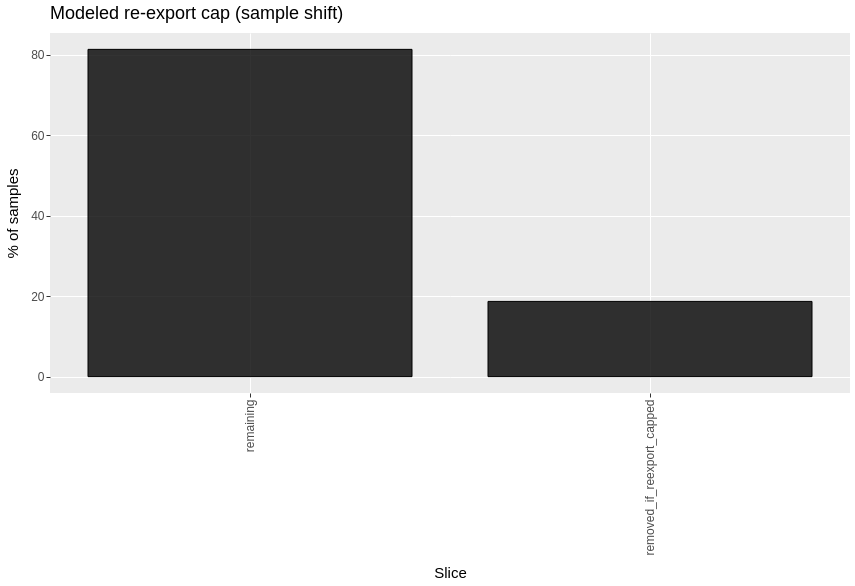

Here is the notebook cell this chart was saved with:
### Markdown cell above
## 4. One fix the numbers justify

**Bucket bars sum to 100%.** Each unique stack is assigned exactly one label (priority: Python re-export → parse → buckets → other extract → spawn/IO → other). This is the chart to compare magnitudes without double-counting.

| Rank | What the SVG/leaf says | What the SQL says | Action |
|---|---|---|---|
| 1 | Hottest leaf `ts_parser_parse` (9%) | Disjoint parse bucket 31%, but it sits *inside* extract; re-export is a separate **18.7%** bucket | **Cap/cache Python `module_file_matches_suffix` / re-export candidate walk** |
| 2 | `buckets_from_facts` exclusive 2.9% | Disjoint bucket D 6.5% | Re-profile after #1 |
| — | Parse looks huge on the flamegraph | It is the C sit-point of extract, not an independent product bug | Do not start here |

The modeled fix (next chart) drops stacks in the re-export walk: **18.7% removed, 81.3% remaining**. That is a SQL counterfactual, not a patch.

### Code cell
SELECT slice, samples, pct
FROM read_parquet('../../../build/perf-demo/fix.parquet')
ORDER BY samples DESC;

### Figure 1 — Vega-Lite specification as saved in the notebook (floating-point values rounded to 4 significant figures)
{"$schema": "https://vega.github.io/schema/vega-lite/v6.json", "config": {"axis": {"domain": false, "grid": true, "gridColor": "#FFFFFF", "gridWidth": 1, "labelColor": "#4D4D4D", "labelFontSize": 12, "tickColor": "#333333", "tickSize": 4, "titleColor": "#000000", "titleFontSize": 15, "titleFontWeight": "normal", "titlePadding": 10}, "header": {"labelColor": "#000000", "labelFontSize": 15, "labelFontWeight": "normal", "labelPadding": 5, "title": null}, "legend": {"labelColor": "#4D4D4D", "labelFontSize": 12, "rowPadding": 6, "titleColor": "#000000", "titleFontSize": 15, "titleFontWeight": "normal", "titlePadding": 8}, "title": {"anchor": "start", "color": "#000000", "fontSize": 18, "fontWeight": "normal", "frame": "group", "offset": 10, "subtitleColor": "#4D4D4D", "subtitleFontSize": 15, "subtitleFontWeight": "normal"}, "view": {"continuousHeight": 300, "continuousWidth": 300, "fill": "#EBEBEB", "stroke": null}}, "data": {"name": "data-f23deb9582411eb6b2e1ecf3a8c6cffa"}, "datasets": {"data-f23deb9582411eb6b2e1ecf3a8c6cffa": [{"__ggsql_aes_pos1__": "remaining", "__ggsql_aes_pos2__": 81.31, "__ggsql_aes_pos2end__": 0.0, "__ggsql_row_index__": 0, "__ggsql_source__": "__ggsql_layer_0__"}, {"__ggsql_aes_pos1__": "removed_if_reexport_capped", "__ggsql_aes_pos2__": 18.69, "__ggsql_aes_pos2end__": 0.0, "__ggsql_row_index__": 1, "__ggsql_source__": "__ggsql_layer_0__"}]}, "height": 360, "layer": [{"encoding": {"fill": {"value": "black"}, "fillOpacity": {"value": 0.8}, "stroke": {"value": "black"}, "x": {"axis": {"labelExpr": "datum.label == 'remaining' ? 'remaining' : datum.label == 'removed_if_reexport_capped' ? 'removed_if_reexport_capped' : datum.label"}, "field": "__ggsql_aes_pos1__", "scale": {"domain": ["remaining", "removed_if_reexport_capped"], "zero": false}, "title": "Slice", "type": "nominal"}, "y": {"axis": {"labelExpr": "datum.label == '40' ? '40' : datum.label == '0' ? '0' : datum.label == '60' ? '60' : datum.label == '80' ? '80' : datum.label == '20' ? '20' : datum.label", "values": [0.0, 20.0, 40.0, 60.0, 80.0]}, "field": "__ggsql_aes_pos2__", "scale": {"domain": [-4.066, 85.38], "zero": false}, "stack": null, "title": "% of samples", "type": "quantitative"}, "y2": {"field": "__ggsql_aes_pos2end__"}}, "mark": {"align": "center", "clip": true, "type": "bar", "width": {"expr": "bandwidth('x') * 0.9"}}, "transform": [{"filter": {"equal": "__ggsql_layer_0__", "field": "__ggsql_source__"}}]}], "title": "Modeled re-export cap (sample shift)", "width": 800, "autosize": {"type": "pad", "contains": "padding"}}
